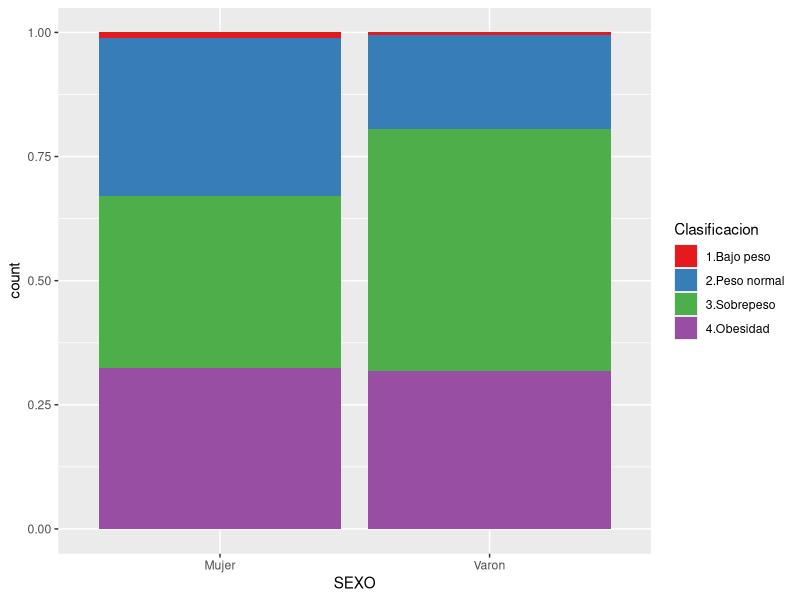
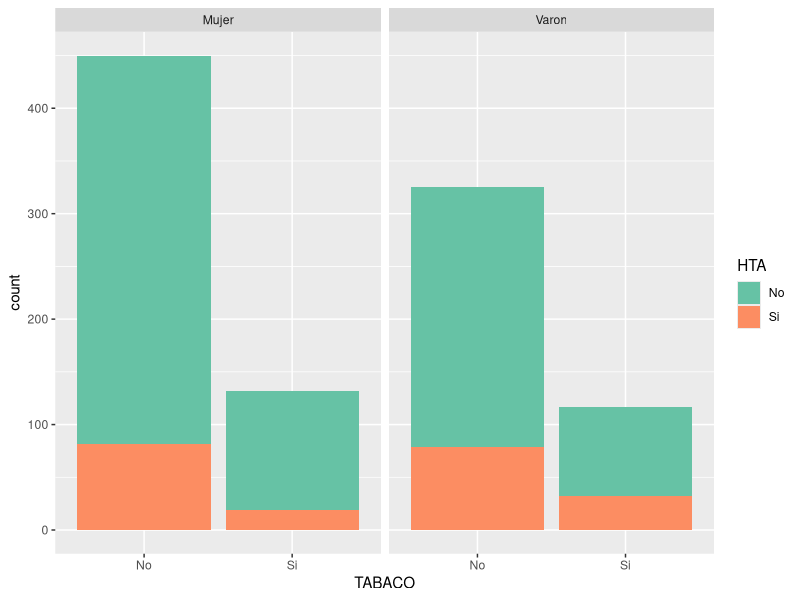
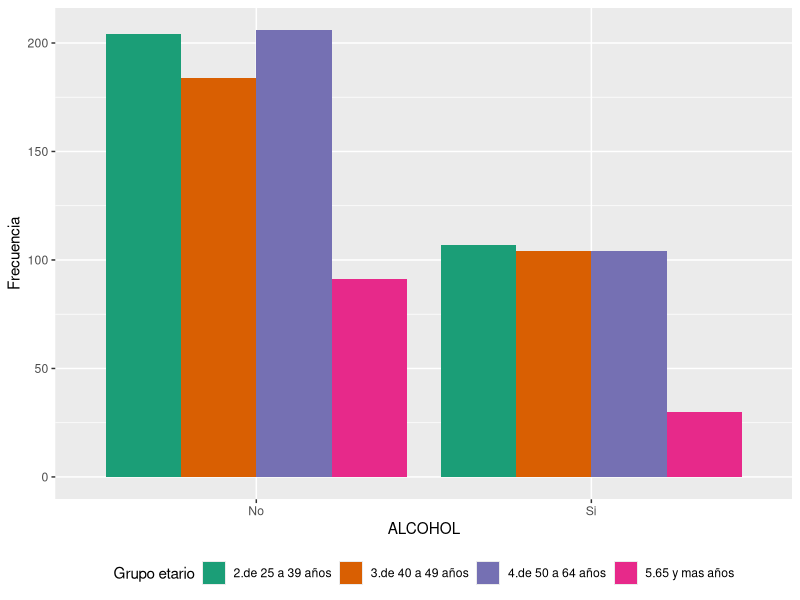

Source code (R) for these figures, in order:
## ---- chunk 1
library(tidyverse)
library(readxl)

datos <- read_excel("DM.xlsx")

datos <- datos |> mutate(IMC = PESO/(TALLA/100)^2, 
  Clasificacion = case_when(
  IMC < 18.5 ~ "1.Bajo peso",
  IMC >= 18.5 & IMC < 25 ~ "2.Peso normal",
  IMC >= 25 & IMC < 30 ~ "3.Sobrepeso",
  IMC >= 30 ~ "4.Obesidad"
))

datos |> 
  filter(!is.na(Clasificacion)) |> 
  ggplot(aes(x = SEXO, fill = Clasificacion)) + 
  geom_bar(position = "fill") +
  scale_fill_brewer(palette = "Set1") 
## ---- chunk 2
datos <- datos |> 
  mutate(HTA = if_else(TAS >= 140 | TAD >= 90,"Si", "No"))

datos |> 
  filter(!is.na(TABACO)) |>
  ggplot(aes(x = TABACO, fill = HTA)) + 
  geom_bar(position = "stack") +
  scale_fill_brewer(palette = "Set2") + 
  facet_grid(. ~ SEXO)
## ---- chunk 3
datos <- datos  |>  mutate(IMC = PESO/(TALLA/100)^2, 
  Clasificacion = case_when(
  IMC < 18.5 ~ "1.Bajo peso",
  IMC >= 18.5 & IMC < 25 ~ "2.Peso normal",
  IMC >= 25 & IMC < 30 ~ "3.Sobrepeso",
  IMC >= 30 ~ "4.Obesidad"
))

datos <- datos |> 
  mutate(HTA = if_else(TAS >= 140 | TAD >= 90,"Si", "No"))

datos <- datos |> 
  mutate(Tol_Glucosa = case_when(
    A1C < 5.7 ~ "Normal",
    A1C >= 5.7 & A1C < 6.5  ~ "IGT",
    A1C >= 6.5 ~ "DM"))

diabetes <- datos |> 
  filter(Tol_Glucosa == "DM") |> 
  select(ID, EDAD, SEXO, Clasificacion, HTA, A_DIAB) |> 
  arrange(ID)

## ---- chunk 4

datos <- datos |> 
  mutate(grupo_edad1 = if_else(EDAD < 46, "1.Menor a 46", "2.Mayor o igual a 46"))

## ---- chunk 5
datos <- datos |> 
  mutate(grupo_edad2 = case_when(
    between(EDAD, 0, 24) ~ "1.Hasta 24 años",
    between(EDAD, 25, 39) ~ "2.de 25 a 39 años",
    between(EDAD, 40, 49) ~ "3.de 40 a 49 años",
    between(EDAD, 50, 64) ~ "4.de 50 a 64 años",
    between(EDAD, 65, Inf) ~ "5.65 y mas años"
  ))
## ---- chunk 6
datos |> 
  ggplot(aes(x = ALCOHOL, fill = grupo_edad2)) +
  geom_bar(position = "dodge") +
  ylab("Frecuencia") +
  scale_fill_brewer(palette = "Dark2", name = "Grupo etario") +
  theme(legend.position = "bottom")
